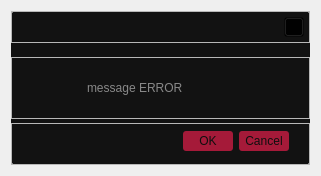
<?xml version="1.0" encoding="UTF-8"?>
<ui version="4.0">
 <class>Dialog</class>
 <widget class="QDialog" name="Dialog">
  <property name="geometry">
   <rect>
    <x>0</x>
    <y>0</y>
    <width>321</width>
    <height>176</height>
   </rect>
  </property>
  <property name="windowTitle">
   <string>Dialog</string>
  </property>
  <property name="styleSheet">
   <string notr="true">



</string>
  </property>
  <layout class="QVBoxLayout" name="verticalLayout">
   <item>
    <widget class="QFrame" name="main">
     <property name="styleSheet">
      <string notr="true">QFrame#main{
	background: #121212;
	border-radius: 5px;
}</string>
     </property>
     <property name="frameShape">
      <enum>QFrame::StyledPanel</enum>
     </property>
     <property name="frameShadow">
      <enum>QFrame::Raised</enum>
     </property>
     <layout class="QVBoxLayout" name="verticalLayout_2">
      <property name="spacing">
       <number>0</number>
      </property>
      <property name="leftMargin">
       <number>0</number>
      </property>
      <property name="topMargin">
       <number>0</number>
      </property>
      <property name="rightMargin">
       <number>0</number>
      </property>
      <property name="bottomMargin">
       <number>0</number>
      </property>
      <item alignment="Qt::AlignTop">
       <widget class="QFrame" name="title">
        <property name="styleSheet">
         <string notr="true">QPushButton{
	background: rgba(1, 1, 1, 0);
	image: url(:/icons/svg/x.svg);
}

QPushButton:hover{
	background: rgba(255, 255, 255, 0.03)
}</string>
        </property>
        <property name="frameShape">
         <enum>QFrame::StyledPanel</enum>
        </property>
        <property name="frameShadow">
         <enum>QFrame::Raised</enum>
        </property>
        <layout class="QHBoxLayout" name="horizontalLayout_3">
         <property name="leftMargin">
          <number>0</number>
         </property>
         <property name="topMargin">
          <number>5</number>
         </property>
         <property name="rightMargin">
          <number>5</number>
         </property>
         <property name="bottomMargin">
          <number>5</number>
         </property>
         <item alignment="Qt::AlignRight">
          <widget class="QPushButton" name="btn_close">
           <property name="minimumSize">
            <size>
             <width>20</width>
             <height>20</height>
            </size>
           </property>
           <property name="maximumSize">
            <size>
             <width>20</width>
             <height>20</height>
            </size>
           </property>
           <property name="text">
            <string/>
           </property>
          </widget>
         </item>
        </layout>
       </widget>
      </item>
      <item>
       <widget class="QFrame" name="mess">
        <property name="styleSheet">
         <string notr="true">QLabel#label_mess{
	color: rgba(255, 255, 255, 0.5);
	background: rgba(0, 0, 0, 0)
}

QLabel#label_icon{
	width:128px;
	height:128px;
	image: url(:/icons/svg/alert-octagon.svg);
}</string>
        </property>
        <property name="frameShape">
         <enum>QFrame::StyledPanel</enum>
        </property>
        <property name="frameShadow">
         <enum>QFrame::Raised</enum>
        </property>
        <layout class="QHBoxLayout" name="horizontalLayout">
         <property name="spacing">
          <number>10</number>
         </property>
         <property name="leftMargin">
          <number>15</number>
         </property>
         <property name="topMargin">
          <number>5</number>
         </property>
         <property name="rightMargin">
          <number>10</number>
         </property>
         <property name="bottomMargin">
          <number>5</number>
         </property>
         <item>
          <widget class="QLabel" name="label_icon">
           <property name="minimumSize">
            <size>
             <width>50</width>
             <height>50</height>
            </size>
           </property>
           <property name="maximumSize">
            <size>
             <width>50</width>
             <height>50</height>
            </size>
           </property>
           <property name="text">
            <string/>
           </property>
          </widget>
         </item>
         <item>
          <widget class="QLabel" name="label_mess">
           <property name="font">
            <font>
             <pointsize>9</pointsize>
            </font>
           </property>
           <property name="text">
            <string>message ERROR</string>
           </property>
          </widget>
         </item>
        </layout>
       </widget>
      </item>
      <item alignment="Qt::AlignBottom">
       <widget class="QFrame" name="button">
        <property name="styleSheet">
         <string notr="true">QPushButton{
	width: 50px;
	height: 20px;
	color: #0f0e0e;
	background: rgba(201, 28, 66, 0.8);
	border: 0px;
	border-radius: 3px;
}

QPushButton:hover{
	background: rgba(201, 28, 66, 1)
}</string>
        </property>
        <property name="frameShape">
         <enum>QFrame::StyledPanel</enum>
        </property>
        <property name="frameShadow">
         <enum>QFrame::Raised</enum>
        </property>
        <layout class="QHBoxLayout" name="horizontalLayout_2">
         <property name="spacing">
          <number>0</number>
         </property>
         <property name="leftMargin">
          <number>0</number>
         </property>
         <property name="topMargin">
          <number>5</number>
         </property>
         <property name="rightMargin">
          <number>20</number>
         </property>
         <property name="bottomMargin">
          <number>10</number>
         </property>
         <item>
          <widget class="QDialogButtonBox" name="buttonBox">
           <property name="minimumSize">
            <size>
             <width>0</width>
             <height>25</height>
            </size>
           </property>
           <property name="orientation">
            <enum>Qt::Horizontal</enum>
           </property>
           <property name="standardButtons">
            <set>QDialogButtonBox::Cancel|QDialogButtonBox::Ok</set>
           </property>
          </widget>
         </item>
        </layout>
       </widget>
      </item>
     </layout>
    </widget>
   </item>
  </layout>
 </widget>
 <resources>
  <include location="../imgs/icons.qrc"/>
 </resources>
 <connections>
  <connection>
   <sender>buttonBox</sender>
   <signal>accepted()</signal>
   <receiver>Dialog</receiver>
   <slot>accept()</slot>
   <hints>
    <hint type="sourcelabel">
     <x>248</x>
     <y>254</y>
    </hint>
    <hint type="destinationlabel">
     <x>157</x>
     <y>274</y>
    </hint>
   </hints>
  </connection>
  <connection>
   <sender>buttonBox</sender>
   <signal>rejected()</signal>
   <receiver>Dialog</receiver>
   <slot>reject()</slot>
   <hints>
    <hint type="sourcelabel">
     <x>316</x>
     <y>260</y>
    </hint>
    <hint type="destinationlabel">
     <x>286</x>
     <y>274</y>
    </hint>
   </hints>
  </connection>
 </connections>
</ui>
